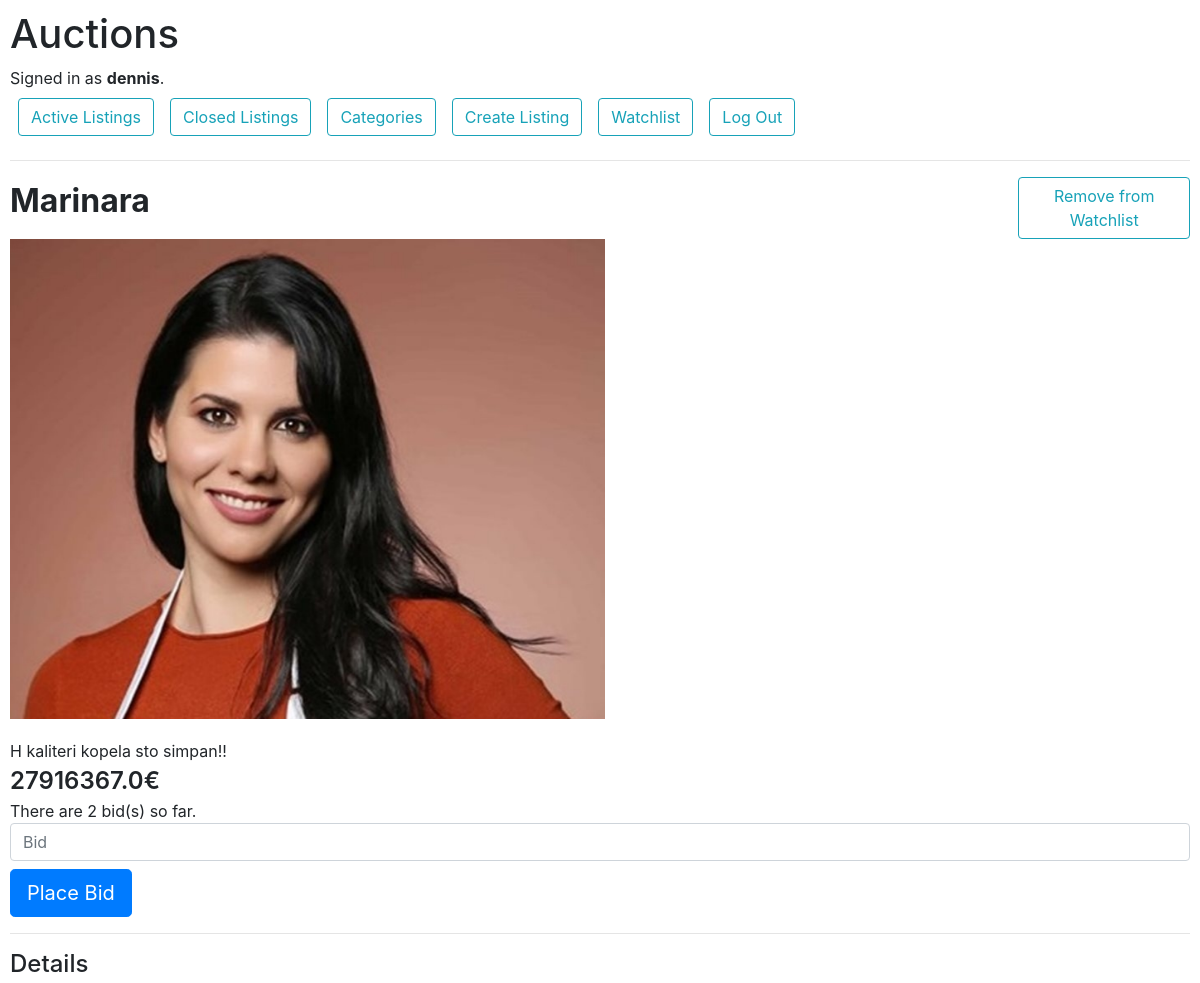
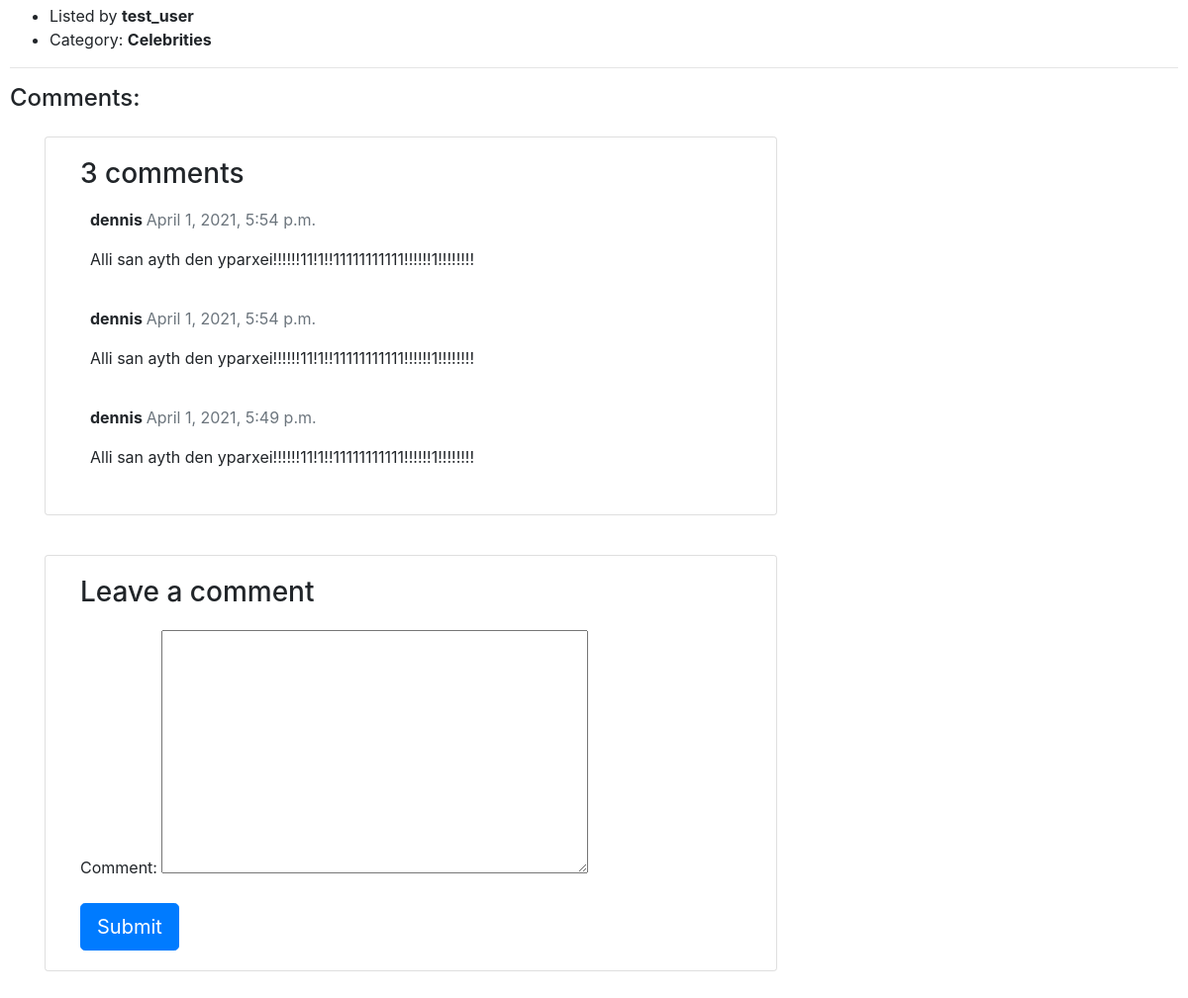
Page /listings/3/ (signed in) on the committed database (2 pictures, top to bottom).
### auctions/models.py (models this page shows, shortened)
class User(AbstractUser):
    pass

class Listing(models.Model):
    user = models.ForeignKey(User, related_name="owner", on_delete=models.CASCADE, null= True)
    title = models.CharField(max_length=150)
    category = models.ForeignKey(Category, related_name="kind", on_delete=models.CASCADE, null= True)
    listing = models.TextField(null=True)
    image = models.FileField(default='default.png')
    date = models.DateTimeField(null=True)
    active = models.BooleanField(default=True)
    watchlist = models.ManyToManyField(User, related_name="in_watchlist",blank=True)
    price = models.FloatField(
        default = 0,
        validators=[
            MinValueValidator(0)
        ]
    )
    class Meta:
        verbose_name = "Listing"
        verbose_name_plural = "Listings"
        ordering = ['-date']

class Category(models.Model):
    category = models.CharField(max_length=20)
    class Meta:
        verbose_name = "Category"
        verbose_name_plural = "Categories"
        ordering = ['category']
    def __str__(self):
        return self.category

class Comment(models.Model):
    post = models.ForeignKey(Listing,on_delete=models.CASCADE,related_name='comments',null=True)
    name = models.ForeignKey(User, related_name="user_name", on_delete=models.CASCADE, null= True)
    comment = models.TextField(null=True)
    created_on = models.DateTimeField(auto_now_add=True,null=True)
    class Meta:
        ordering = ['-created_on']

### auctions/views.py (the view, shortened to what this page needs)
# urls.py: path("listings/<int:listing_id>/", views.listing_page, name="listing_page"),
def listing_page(request, listing_id):
    listing = get_object_or_404(Listing, id=listing_id)
    comments = listing.comments.all()
    bids = listing.bids.all()
    highest_bid = listing.bids.order_by("-price").first()
    comment_form = CommentForm()
    watchlist_users = listing.watchlist.all()
    operator = False
    for user in watchlist_users:
        if (user == request.user):
            operator = True
    return render(request, "auctions/listing_page.html", {
        "listing": listing,
        'comments': comments,
        'comment_form': comment_form,
        'bids':bids,
        'highest_bid': highest_bid,
        "operator": operator,
    })

### auctions/forms.py
class CommentForm(forms.ModelForm):
    class Meta:
        model = Comment
        fields = ('comment',)

### auctions/templates/auctions/listing_page.html (shortened to what this page needs)
{% extends "auctions/layout.html" %}
{% load mathfilters %}
{%block body%}
    <div class="row">
        <div class="col-10" style="font-size:200%">
            <strong>{{listing.title}}</strong>
        </div>
        <div class="col-2">
        {%if listing.active == True%}
            {%if user == listing.user %}
                <form action="{% url 'close_listing' %}" method="POST">
                    {% csrf_token %}
                    <input type="hidden" name="listing" value = {{listing.id}}>
                    <button type="submit" class="btn btn-outline-info" style="float:right">Close Listing</button>
                </form>
            {%elif operator %}
                    <form action="{% url 'remove_from_watchlist' %}" method = "POST">
                        <button type="submit" class="btn btn-outline-info" style="float:right">Remove from Watchlist</button>
                    </form>
            {%endif%}
        {%endif%}
        </div>
    </div>
    <div class="row">
        <div class = "col-9">
            <img src="{{ listing.image.url }}"  style="width:auto; height:auto; max-height:60vh; max-width:70vw;">
        </div>
    </div>
    <div style="margin-top:20px">
        {{listing.listing}}
    </div>
    <div style="font-size:150%; font-weight: 600;">
        {{listing.price}}&euro;
    </div>
        {%if listing.active == False %}
                    {%if highest_bid.name == user%}
                        <h5>Congratulations. You are the winner of this auction!</h5>
                    {%else%}
                        <h5> The winner of the auction is {{highest_bid.name}}</h5>
                    {%endif%}
        {%else%}
                <div>
                    There are {{ bids.count|sub:1 }} bid(s) so far.
                </div>
                <div>
                    {%if user == listing.user %}
                    <div class="alert alert-warning" role="alert">
                        You are the listing's owner. You can't bid on it
                    </div>
                    {%else%}
                        <form action="{% url 'place_bid' listing.id %}" method="POST">
                            <input tyle="text" class="form-control .col-3" name="bid" placeholder="Bid" rows="1">
                            <button type="submit" class="btn btn-primary  btn-lg mt-2" >Place Bid</button>
                        </form>
                    {%endif%}
                </div>
        {%endif%}
    <hr>
    <h4>Details</h4>
    <ul>
        <li>Listed by <strong>{{listing.user}}</strong></li>
        <li>Category: <strong>{{listing.category}}</strong></li>
    </ul>
    <hr>
    <h4>Comments:</h4>
    <div class="row">
        <div class="container">
            <div class="col-8 card mb-4  mt-3 ">
                <div class="card-body">
                    <h3>{{ comments.count }} comments</h3>
                    {% for comment in comments %}
                        <div class="comments" style="padding: 10px;">
                            <p class="font-weight-bold">
                                {{ comment.name }}
                                <span class=" text-muted font-weight-normal">
                                {{ comment.created_on }}
                                </span>
                            </p>
                            {{ comment.comment | linebreaks }}
                        </div>
                    {% endfor %}
                </div>
            </div>
        </div>
    </div>
    {% if user.is_authenticated %}
    <div class="row">
        <div class="container">
            <div class="col-8 card mb-4  mt-3 ">
                <div class="card-body">
                    <h3>Leave a comment</h3>
                    <form method="post" style="margin-top: 1.3em;">
                        {{ comment_form.as_p }}
                        <button type="submit" class="btn btn-primary  btn-lg">Submit</button>
                    </form>
                </div>
            </div>
        </div>
    </div>
    {%else%}
    <h3><a href="{% url 'login' %}" style="color:black; text-decoration:none;">Login to leave a comment</a></h3>
    {%endif%}
{%endblock%}

### auctions/templates/auctions/layout.html (shortened to what this page needs)
{% load static %}
<!DOCTYPE html>
<html lang="en">
    <head>
        <link rel="stylesheet" href="https://stackpath.bootstrapcdn.com/bootstrap/4.4.1/css/bootstrap.min.css">
        <link href="{% static 'auctions/styles.css' %}" rel="stylesheet">
    </head>
    <body>
        <h1>Auctions</h1>
        <div>
            {% if user.is_authenticated %}
                Signed in as <strong>{{ user.username }}</strong>.
            {% else %}
                Not signed in.
            {% endif %}
        </div>
        <ul class="nav">
            <li class="nav-item">
                <a class="btn btn btn-outline-info btn-md m-2" href="{% url 'index' %}">Active Listings</a>
            </li>
            <li class="nav-item">
                <a class="btn btn btn-outline-info btn-md m-2" href="{% url 'closed_listings' %}">Closed Listings</a>
            </li>
            <li class="nav-item">
                <a class="btn btn btn-outline-info btn-md m-2" href="{% url 'select_categories'%}">Categories</a>
            </li>
            {% if user.is_authenticated %}
                <li class="nav-item float-right">
                    <a class="btn btn-outline-info btn-md m-2" role="button" href="{% url 'create_listing' %}">Create Listing</a>
                </li>
                <li class="nav-item float-right">
                    <form action = "{% url 'watchlist' %}" method="POST">
                        <button type="submit" class="btn btn-outline-info btn-md m-2">Watchlist</button>
                    </form>
                </li>
                <li class="nav-item float-right">
                    <a class="btn btn-outline-info btn-md m-2" href="{% url 'logout' %}">Log Out</a>
                </li>
            {% endif %}
        </ul>
        <hr>
        {% block body %}
        {% endblock %}
    </body>
</html>

### auctions/static/auctions/styles.css (style rules this page uses)
body { padding: 10px; }

### rows in the picture
User: username "dennis"
Listing: title "Marinara", image (picture), listing "H kaliteri kopela sto simpan!!", price "27916367.0", count|sub "2", user "test_user", category "Celebrities", count "3"
Comment: name "dennis", created_on "April 1, 2021, 5:54 p.m.", comment "Alli san ayth den yparxei!!!!!!11!1!!11111111111!!!!!!1!!!!!!!!"
Comment: name "dennis", created_on "April 1, 2021, 5:54 p.m.", comment "Alli san ayth den yparxei!!!!!!11!1!!11111111111!!!!!!1!!!!!!!!"
Comment: name "dennis", created_on "April 1, 2021, 5:49 p.m.", comment "Alli san ayth den yparxei!!!!!!11!1!!11111111111!!!!!!1!!!!!!!!"
